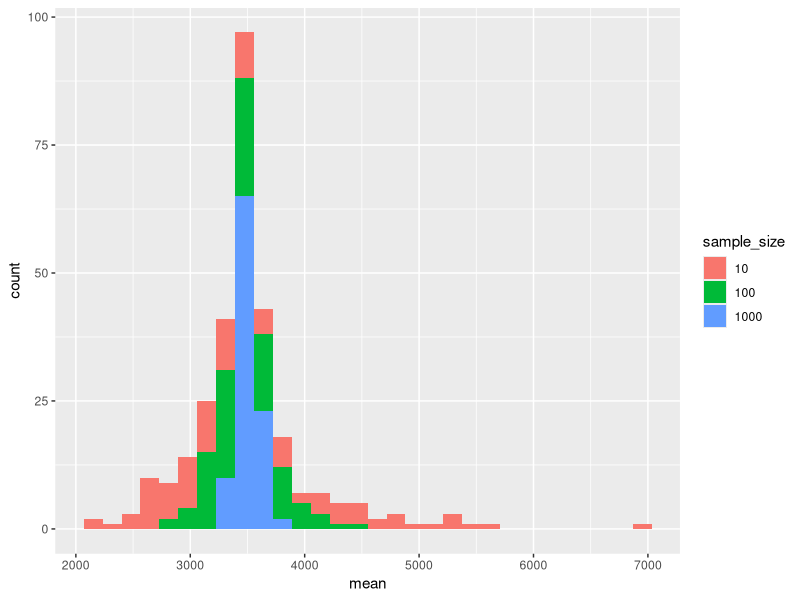
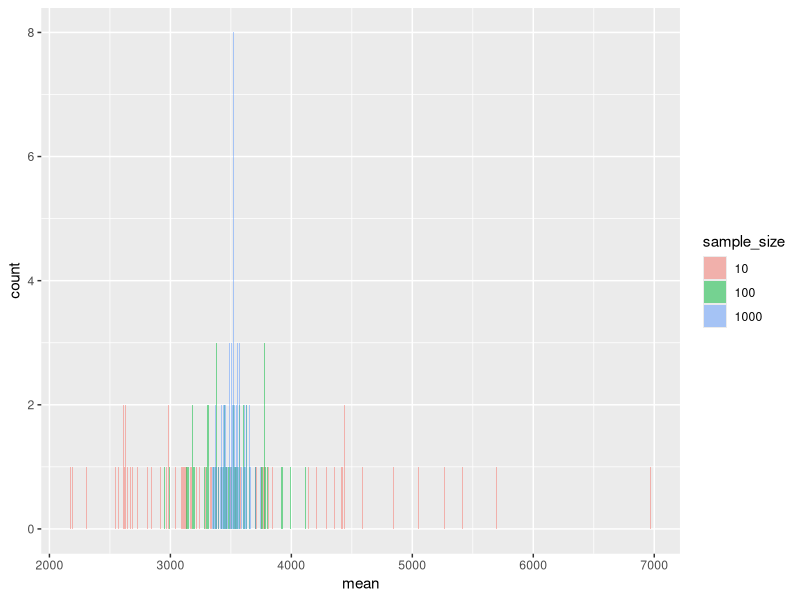
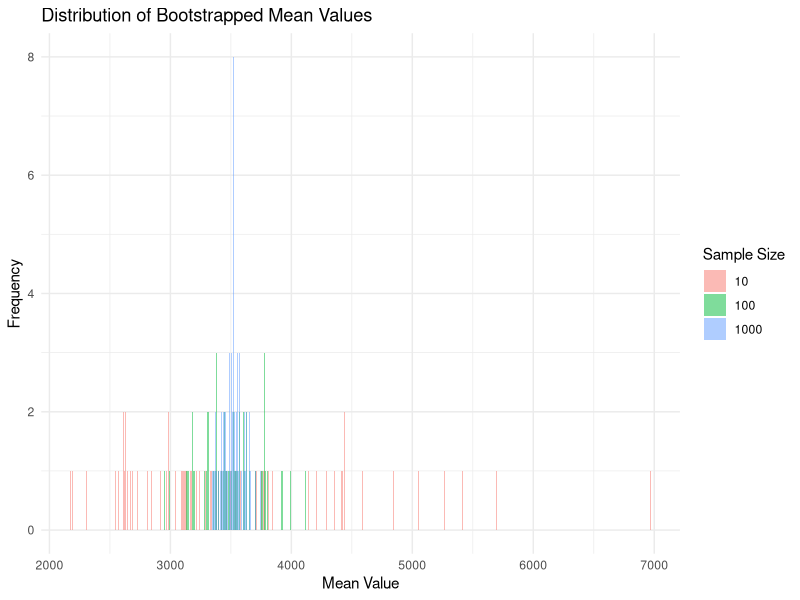

Generate these figures, in order, with R:
## ---- chunk 1
knitr::opts_chunk$set(echo=T, eval=T)
options(tinytex.verbose = TRUE)
suppressMessages(library(dplyr))
## ---- chunk 2
for (i in 1:5) {
  print(i)
}
## ---- chunk 3
for (banana in 1:5) {
  print(banana)
}


## ---- chunk 4
for (i in 6:10) {
  print(i)
}
## ---- chunk 5
numbers <- c(4, 22, 6, 13, 19, 2, 11)
sum <- 0
for(num in numbers) {
  sum <- sum + num
}
mean <- sum / length(numbers)
print(mean)

## ---- chunk 6
#First create the vector days as show above

#now write a for loop that adds "day" to each of the elements and print each one as you go

days<-c("Mon", "Tues", "Wednes", "Thurs", "Fri", "Satur", "Sun")

for (day in days){
 print(paste(day, "day", sep = ""))   
        
}


## ---- chunk 7
x <- 2
while (x < 16) {
  print(x)
  x <- x * 2
}

## ---- chunk 8
x <- 1
while (x <= 100) {
  print(x)
  x <- x * 2
}
## ---- chunk 9
#your code here
number <- 91
divisor <- 2
while (number %% divisor != 0) {
  divisor <- divisor + 1
}
print(divisor)


## ---- chunk 10
coin_toss<-c("heads", "tails")

sample(coin_toss<-c("heads", "tails"), 10, replace = TRUE)


## ---- chunk 11
all_tosses <- c()

for (i in 1:10) {
  all_tosses[i] <- sample(c("Heads", "Tails"), 1)
}
## ---- chunk 12

all_tosses <- c()

for (i in 1:10) {
  all_tosses[i] <- sample(c("Heads", "Tails"), 1, prob = c(0.6, 0.4))
}


## ---- chunk 13
all_tosses <- c()

for (i in 1:100) {
  all_tosses[i] <- sample(c("Heads", "Tails"), 1)
}



all_tosses_weighted <- c()

for (i in 1:100) {
  all_tosses_weighted[i] <- sample(c("Heads", "Tails"), 1,  prob = c(0.6, 0.4))
}




toss_counts <- table(all_tosses)
print(toss_counts)


weighted_counts<-table(all_tosses_weighted)
print(weighted_counts)
## ---- chunk 14
library(readr)
library(dplyr)
human_genes <- read_csv("fall_2022_materials/lab5/input_files/human_genes.csv") 
human_genes<-human_genes %>% select(name, size)

## ---- chunk 15
human_genes_summ <- human_genes %>%
  summarise(
    MeanLength = mean(size),
    MedianLength = median(size),
    SDLength = sd(size)
)
## ---- chunk 16
mean10<-mean(sample(human_genes$size, 10, replace = TRUE))
mean100<-mean(sample(human_genes$size, 100, replace = TRUE))
mean1000<-mean(sample(human_genes$size, 1000, replace = TRUE))
## ---- chunk 17
#they will just write the values tthey got. should be the third one

## ---- chunk 18
mean_values_10 <- numeric(100)
mean_values_100 <- numeric(100)
mean_values_1000 <- numeric(100)



## ---- chunk 19

for (i in 1:100) {
  mean_values_10[i] <- mean(sample(human_genes$size, 10, replace = TRUE))
  mean_values_100[i] <- mean(sample(human_genes$size, 100, replace = TRUE))
  mean_values_1000[i] <- mean(sample(human_genes$size, 1000, replace = TRUE))
}




## ---- chunk 20
mean_data <- data.frame(
  mean = c(mean_values_10, mean_values_100, mean_values_1000),
sample_size = factor(rep(c(10, 100, 1000), each = 100)))

## ---- chunk 21
library(ggplot2)
plot<-ggplot(mean_data, aes(x = mean, fill = sample_size)) + geom_histogram()
print(plot)



## ---- chunk 22
plot <- ggplot(mean_data, aes(x = mean, fill = sample_size)) +
  geom_histogram(position="identity", alpha=0.5, binwidth=5)
print(plot)


## ---- chunk 23
library(ggplot2)
plot<- ggplot(mean_data, aes(x = mean, fill = sample_size)) +
  geom_histogram(position="identity", alpha=0.5, binwidth=5) +
  labs(x = "Mean Value", 
       y = "Frequency", 
       title = "Distribution of Bootstrapped Mean Values",
       fill = "Sample Size") +
  theme_minimal()

print(plot)
